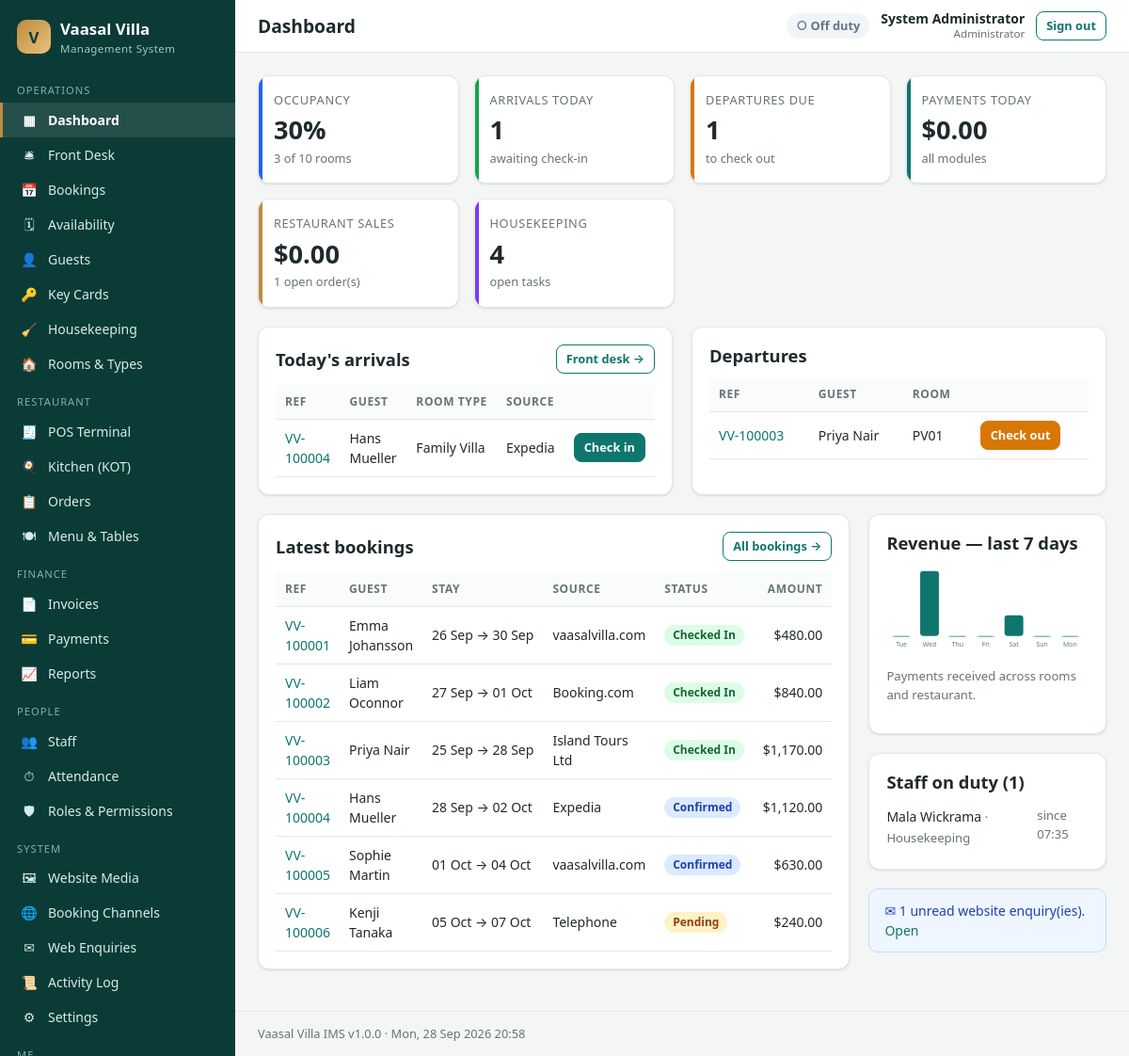
/admin/index.php (signed in), run on the app's committed database.
### tables this page shows
CREATE TABLE users (
  id            INT UNSIGNED AUTO_INCREMENT PRIMARY KEY,
  role_id       INT UNSIGNED NOT NULL,
  full_name     VARCHAR(120) NOT NULL,
  username      VARCHAR(60)  NOT NULL UNIQUE,
  email         VARCHAR(160) NULL,
  phone         VARCHAR(40)  NULL,
  password_hash VARCHAR(255) NOT NULL,
  department    VARCHAR(60)  NULL,
  hourly_rate   DECIMAL(10,2) NOT NULL DEFAULT 0,
  is_active     TINYINT(1)   NOT NULL DEFAULT 1,
  last_login    DATETIME     NULL,
  created_at    DATETIME     NOT NULL DEFAULT CURRENT_TIMESTAMP,
  CONSTRAINT fk_user_role FOREIGN KEY (role_id) REFERENCES roles(id)
);

CREATE TABLE roles (
  id          INT UNSIGNED AUTO_INCREMENT PRIMARY KEY,
  name        VARCHAR(60)  NOT NULL,
  slug        VARCHAR(60)  NOT NULL UNIQUE,
  description VARCHAR(255) NULL
);

CREATE TABLE bookings (
  id               INT UNSIGNED AUTO_INCREMENT PRIMARY KEY,
  booking_ref      VARCHAR(20) NOT NULL UNIQUE,
  guest_id         INT UNSIGNED NOT NULL,
  source_id        INT UNSIGNED NOT NULL,
  external_ref     VARCHAR(60)  NULL,
  room_type_id     INT UNSIGNED NOT NULL,
  room_id          INT UNSIGNED NULL,
  check_in         DATE NOT NULL,
  check_out        DATE NOT NULL,
  adults           TINYINT UNSIGNED NOT NULL DEFAULT 1,
  children         TINYINT UNSIGNED NOT NULL DEFAULT 0,
  rate_per_night   DECIMAL(10,2) NOT NULL,
  room_total       DECIMAL(10,2) NOT NULL,
  status           ENUM('pending','confirmed','checked_in','checked_out','cancelled','no_show') NOT NULL DEFAULT 'pending',
  payment_status   ENUM('unpaid','partial','paid') NOT NULL DEFAULT 'unpaid',
  special_requests TEXT NULL,
  created_by       INT UNSIGNED NULL,
  created_at       DATETIME NOT NULL DEFAULT CURRENT_TIMESTAMP,
  checked_in_at    DATETIME NULL,
  checked_out_at   DATETIME NULL,
  INDEX idx_bk_dates (check_in, check_out),
  INDEX idx_bk_status (status),
  CONSTRAINT fk_bk_guest  FOREIGN KEY (guest_id)     REFERENCES guests(id),
  CONSTRAINT fk_bk_source FOREIGN KEY (source_id)    REFERENCES booking_sources(id),
  CONSTRAINT fk_bk_rtype  FOREIGN KEY (room_type_id) REFERENCES room_types(id),
  CONSTRAINT fk_bk_room   FOREIGN KEY (room_id)      REFERENCES rooms(id) ON DELETE SET NULL,
  CONSTRAINT fk_bk_user   FOREIGN KEY (created_by)   REFERENCES users(id) ON DELETE SET NULL
);

CREATE TABLE room_types (
  id           INT UNSIGNED AUTO_INCREMENT PRIMARY KEY,
  name         VARCHAR(100) NOT NULL,
  slug         VARCHAR(100) NOT NULL UNIQUE,
  short_desc   VARCHAR(255) NULL,
  description  TEXT NULL,
  base_rate    DECIMAL(10,2) NOT NULL,
  max_adults   TINYINT UNSIGNED NOT NULL DEFAULT 2,
  max_children TINYINT UNSIGNED NOT NULL DEFAULT 1,
  size_sqm     INT UNSIGNED NULL,
  bed_type     VARCHAR(60) NULL,
  amenities    VARCHAR(500) NULL,
  image_url    VARCHAR(500) NULL,
  color        VARCHAR(20) NOT NULL DEFAULT '#0f766e',
  is_active    TINYINT(1) NOT NULL DEFAULT 1
);

CREATE TABLE booking_sources (
  id             INT UNSIGNED AUTO_INCREMENT PRIMARY KEY,
  name           VARCHAR(100) NOT NULL,
  type           ENUM('direct','website','ota','tour_operator','walk_in','phone') NOT NULL,
  contact_person VARCHAR(100) NULL,
  email          VARCHAR(160) NULL,
  phone          VARCHAR(40)  NULL,
  commission_pct DECIMAL(5,2) NOT NULL DEFAULT 0,
  api_key        VARCHAR(64)  NULL UNIQUE,
  is_active      TINYINT(1)   NOT NULL DEFAULT 1
);

CREATE TABLE rooms (
  id                  INT UNSIGNED AUTO_INCREMENT PRIMARY KEY,
  room_type_id        INT UNSIGNED NOT NULL,
  room_number         VARCHAR(20) NOT NULL UNIQUE,
  floor               VARCHAR(20) NULL,
  status              ENUM('available','occupied','maintenance') NOT NULL DEFAULT 'available',
  housekeeping_status ENUM('clean','dirty','inspected','out_of_order') NOT NULL DEFAULT 'clean',
  notes               VARCHAR(255) NULL,
  CONSTRAINT fk_room_type FOREIGN KEY (room_type_id) REFERENCES room_types(id)
);

CREATE TABLE attendance (
  id        INT UNSIGNED AUTO_INCREMENT PRIMARY KEY,
  user_id   INT UNSIGNED NOT NULL,
  work_date DATE NOT NULL,
  clock_in  DATETIME NOT NULL,
  clock_out DATETIME NULL,
  hours     DECIMAL(5,2) NULL,
  notes     VARCHAR(255) NULL,
  INDEX idx_att (user_id, work_date),
  CONSTRAINT fk_att_user FOREIGN KEY (user_id) REFERENCES users(id) ON DELETE CASCADE
);

### admin/index.php (the view, shortened to what the rows shown need)
<?php
require_perm('dashboard.view');
$title = 'Dashboard';
$today = date('Y-m-d');
$arrivals    = q_all("SELECT b.id, b.booking_ref, b.status, CONCAT(g.first_name,' ',g.last_name) guest, rt.name type, s.name source
                      FROM bookings b JOIN guests g ON g.id=b.guest_id JOIN room_types rt ON rt.id=b.room_type_id JOIN booking_sources s ON s.id=b.source_id
                      WHERE b.check_in = ? AND b.status IN ('pending','confirmed') ORDER BY b.id", [$today]);
$departures  = q_all("SELECT b.id, b.booking_ref, CONCAT(g.first_name,' ',g.last_name) guest, r.room_number
                      FROM bookings b JOIN guests g ON g.id=b.guest_id LEFT JOIN rooms r ON r.id=b.room_id
                      WHERE b.check_out <= ? AND b.status = 'checked_in' ORDER BY r.room_number", [$today]);
$revenueToday = (float) q_val('SELECT COALESCE(SUM(amount),0) FROM payments WHERE DATE(paid_at) = ?', [$today]);
$onDuty      = q_all('SELECT u.full_name, r.name role, a.clock_in FROM attendance a JOIN users u ON u.id=a.user_id JOIN roles r ON r.id=u.role_id WHERE a.clock_out IS NULL ORDER BY a.clock_in');
$newBookings = q_all("SELECT b.id, b.booking_ref, b.check_in, b.check_out, b.status, b.room_total, s.name source, CONCAT(g.first_name,' ',g.last_name) guest
                      FROM bookings b JOIN guests g ON g.id=b.guest_id JOIN booking_sources s ON s.id=b.source_id ORDER BY b.created_at DESC LIMIT 6");
require __DIR__ . '/../includes/admin_header.php';
?>
  <div class="stat" style="--c:var(--brand)"><div class="k">Payments today</div><div class="v"><?= money($revenueToday) ?></div><div class="s">all modules</div></div>
<div class="grid g2">
  <div class="card">
    <div class="card-head"><h2>Today's arrivals</h2><a class="btn btn-sm btn-ghost" href="frontdesk.php">Front desk →</a></div>
    <table class="table"><thead><tr><th>Ref</th><th>Guest</th><th>Room type</th><th>Source</th><th></th></tr></thead><tbody>
    <?php foreach ($arrivals as $a): ?>
      <tr><td><a href="booking_view.php?id=<?= $a['id'] ?>"><?= e($a['booking_ref']) ?></a></td><td><?= e($a['guest']) ?></td><td><?= e($a['type']) ?></td><td><?= e($a['source']) ?></td>
      <td class="right"><a class="btn btn-sm" href="booking_view.php?id=<?= $a['id'] ?>#checkin">Check in</a></td></tr>
    <?php endforeach; if (!$arrivals): ?><tr><td colspan="5" class="empty">No arrivals pending today.</td></tr><?php endif; ?>
    </tbody></table>
  </div>
  <div class="card">
    <div class="card-head"><h2>Departures</h2></div>
    <table class="table"><thead><tr><th>Ref</th><th>Guest</th><th>Room</th><th></th></tr></thead><tbody>
    <?php foreach ($departures as $d): ?>
      <tr><td><a href="booking_view.php?id=<?= $d['id'] ?>"><?= e($d['booking_ref']) ?></a></td><td><?= e($d['guest']) ?></td><td><?= e($d['room_number']) ?></td>
      <td class="right"><a class="btn btn-sm btn-warn" href="booking_view.php?id=<?= $d['id'] ?>#checkout">Check out</a></td></tr>
    <?php endforeach; if (!$departures): ?><tr><td colspan="4" class="empty">No departures due.</td></tr><?php endif; ?>
    </tbody></table>
  </div>
</div>
<div class="grid g-2-1">
  <div class="card">
    <div class="card-head"><h2>Latest bookings</h2><a class="btn btn-sm btn-ghost" href="bookings.php">All bookings →</a></div>
    <div class="table-wrap"><table class="table"><thead><tr><th>Ref</th><th>Guest</th><th>Stay</th><th>Source</th><th>Status</th><th class="num">Amount</th></tr></thead><tbody>
    <?php foreach ($newBookings as $b): ?>
      <tr><td><a href="booking_view.php?id=<?= $b['id'] ?>"><?= e($b['booking_ref']) ?></a></td><td><?= e($b['guest']) ?></td>
      <td class="nowrap"><?= fdate($b['check_in'], 'd M') ?> → <?= fdate($b['check_out'], 'd M') ?></td><td><?= e($b['source']) ?></td><td><?= badge($b['status']) ?></td><td class="num"><?= money($b['room_total']) ?></td></tr>
    <?php endforeach; ?>
    </tbody></table></div>
  </div>
  <div>
    <div class="card">
      <h2>Revenue — last 7 days</h2>
    </div>
    <div class="card">
      <h2>Staff on duty (<?= count($onDuty) ?>)</h2>
      <?php foreach ($onDuty as $s): ?>
        <div style="display:flex;justify-content:space-between;padding:4px 0"><span><?= e($s['full_name']) ?> <span class="muted small">· <?= e($s['role']) ?></span></span><span class="small muted">since <?= date('H:i', strtotime($s['clock_in'])) ?></span></div>
      <?php endforeach; if (!$onDuty): ?><p class="muted">Nobody is clocked in.</p><?php endif; ?>
    </div>
  </div>
</div>
<?php require __DIR__ . '/../includes/admin_footer.php'; ?>

### includes/admin_header.php (shortened to what the rows shown need)
<?php
$__u = current_user();
?><!DOCTYPE html>
<html lang="en">
<head>
<link rel="stylesheet" href="<?= e(url('assets/css/admin.css')) ?>">
</head>
<body class="admin">
<div class="main">
  <header class="topbar">
    <h1><?= e($title ?? '') ?></h1>
    <div class="topbar-right">
      <div class="user-chip"><b><?= e($__u['full_name'] ?? '') ?></b><small><?= e($__u['role_name'] ?? '') ?></small></div>
    </div>
  </header>
  <main class="content">

### includes/functions.php (shortened to what the rows shown need)
<?php
function e($v): string
{
    return htmlspecialchars((string) ($v ?? ''), ENT_QUOTES, 'UTF-8');
}
function url(string $path = ''): string
{
    return BASE_URL . '/' . ltrim($path, '/');
}
function setting(string $key, $default = '')
{
    static $cache = null;
    if ($cache === null) {
        $cache = [];
        foreach (q_all('SELECT skey, svalue FROM settings') as $r) {
            $cache[$r['skey']] = $r['svalue'];
        }
    }
    return $cache[$key] ?? $default;
}
function money($amount): string
{
    return setting('currency_symbol', '$') . number_format((float) $amount, 2);
}
function fdate(?string $d, string $fmt = 'd M Y'): string
{
    return $d ? date($fmt, strtotime($d)) : '—';
}
function label(string $s): string
{
    return ucwords(str_replace('_', ' ', $s));
}
function badge(string $status): string
{
    $map = [
        'confirmed' => 'blue', 'pending' => 'amber', 'checked_in' => 'green', 'checked_out' => 'gray',
        'cancelled' => 'red', 'no_show' => 'red', 'available' => 'green', 'occupied' => 'blue',
        'maintenance' => 'red', 'clean' => 'green', 'dirty' => 'amber', 'inspected' => 'teal',
        'out_of_order' => 'red', 'active' => 'green', 'returned' => 'gray', 'lost' => 'red',
        'deactivated' => 'gray', 'in_progress' => 'blue', 'done' => 'teal', 'verified' => 'green',
        'paid' => 'green', 'unpaid' => 'red', 'partial' => 'amber', 'void' => 'gray', 'open' => 'blue',
        'closed' => 'gray', 'room_charge' => 'purple', 'new' => 'red', 'preparing' => 'amber',
        'ready' => 'green', 'served' => 'gray', 'free' => 'green', 'reserved' => 'amber',
        'urgent' => 'red', 'high' => 'amber', 'normal' => 'blue', 'low' => 'gray',
    ];
    $c = $map[$status] ?? 'gray';
    return '<span class="badge badge-' . $c . '">' . e(label($status)) . '</span>';
}

### data on the page
users: full_name "System Administrator", role.name "Administrator"
bookings: booking_ref "VV-100004", guest "Hans Mueller", room_type.name "Family Villa", source.name "Expedia", check_in "28 Sep", check_out "02 Oct", status "Confirmed", room_total "$1,120.00"
bookings: booking_ref "VV-100003", guest "Priya Nair", room.room_number "PV01", check_in "25 Sep", check_out "28 Sep", source.name "Island Tours Ltd", status "Checked In", room_total "$1,170.00"
bookings: booking_ref "VV-100001", guest "Emma Johansson", check_in "26 Sep", check_out "30 Sep", source.name "vaasalvilla.com", status "Checked In", room_total "$480.00"
bookings: booking_ref "VV-100002", guest "Liam Oconnor", check_in "27 Sep", check_out "01 Oct", source.name "Booking.com", status "Checked In", room_total "$840.00"
bookings: booking_ref "VV-100005", guest "Sophie Martin", check_in "01 Oct", check_out "04 Oct", source.name "vaasalvilla.com", status "Confirmed", room_total "$630.00"
bookings: booking_ref "VV-100006", guest "Kenji Tanaka", check_in "05 Oct", check_out "07 Oct", source.name "Telephone", status "Pending", room_total "$240.00"
attendance: user.full_name "Mala Wickrama", roles.name "Housekeeping", clock_in "07:35"

### other printed values
$__group "OPERATIONS"
$__icon "▦"
$__text "Dashboard"
$__icon "🛎"
$__text "Front Desk"
$__icon "📅"
$__text "Bookings"
$__icon "🗓"
$__text "Availability"
$__icon "👤"
$__text "Guests"
$__icon "🔑"
$__text "Key Cards"
$__icon "🧹"
$__text "Housekeeping"
